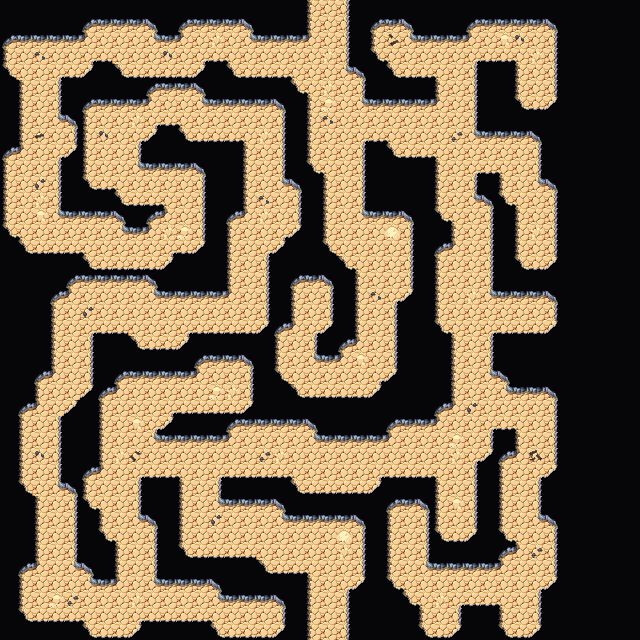

This game map was drawn from its Tiled (.tmx) file and the tilesets committed beside it. A one-line description and the trimmed map source follow:
An orthogonal 40x40 tile map with 16x16 px tiles, 4 tile layers (Collision, Background, Walls, Clutter), 2 tilesets and 2 objects.

<map version="1.5" tiledversion="1.7.2" orientation="orthogonal" renderorder="right-down" width="40" height="40" tilewidth="16" tileheight="16" infinite="0" nextlayerid="7" nextobjectid="63">
 <editorsettings>
  <export target="wastetown..tmx" format="tmx" />
 </editorsettings>
 <tileset firstgid="1" source="../../../tileset/main.tsx" />
 <tileset firstgid="3477" source="../../../tileset/buildings.tsx" />
 <layer id="6" name="Collision" width="40" height="40">
  <data>[1600 cells, 0 non-empty, 0 distinct tile ids]</data>
 </layer>
 <layer id="1" name="Background" width="40" height="40">
  <data>[1600 cells, 1600 non-empty, 1 distinct tile ids]</data>
 </layer>
 <layer id="2" name="Walls" width="40" height="40">
  <data>[1600 cells, 1230 non-empty, 17 distinct tile ids]</data>
 </layer>
 <layer id="3" name="Clutter" width="40" height="40">
  <properties>
   <property name="spriteLayer" type="bool" value="true" />
  </properties>
  <data>[1600 cells, 50 non-empty, 12 distinct tile ids]</data>
 </layer>
 <objectgroup id="4" name="Objects">
  <object id="61" template="../../../obj/door_down.tx" x="319.333" y="19.3333">
   <properties>
    <property name="teleport" value="../common/maps/map/cave/cave_multilevel_4/cave_23H10.tmx" />
    <property name="teleportObjectId" value="61" />
   </properties>
  </object>
  <object id="62" template="../../../obj/door_up.tx" x="321.655" y="638.393">
   <properties>
    <property name="teleport" value="../common/maps/map/cave/cave_multilevel_4/cave_23J10.tmx" />
    <property name="teleportObjectId" value="61" />
   </properties>
  </object>
 </objectgroup>
</map>
